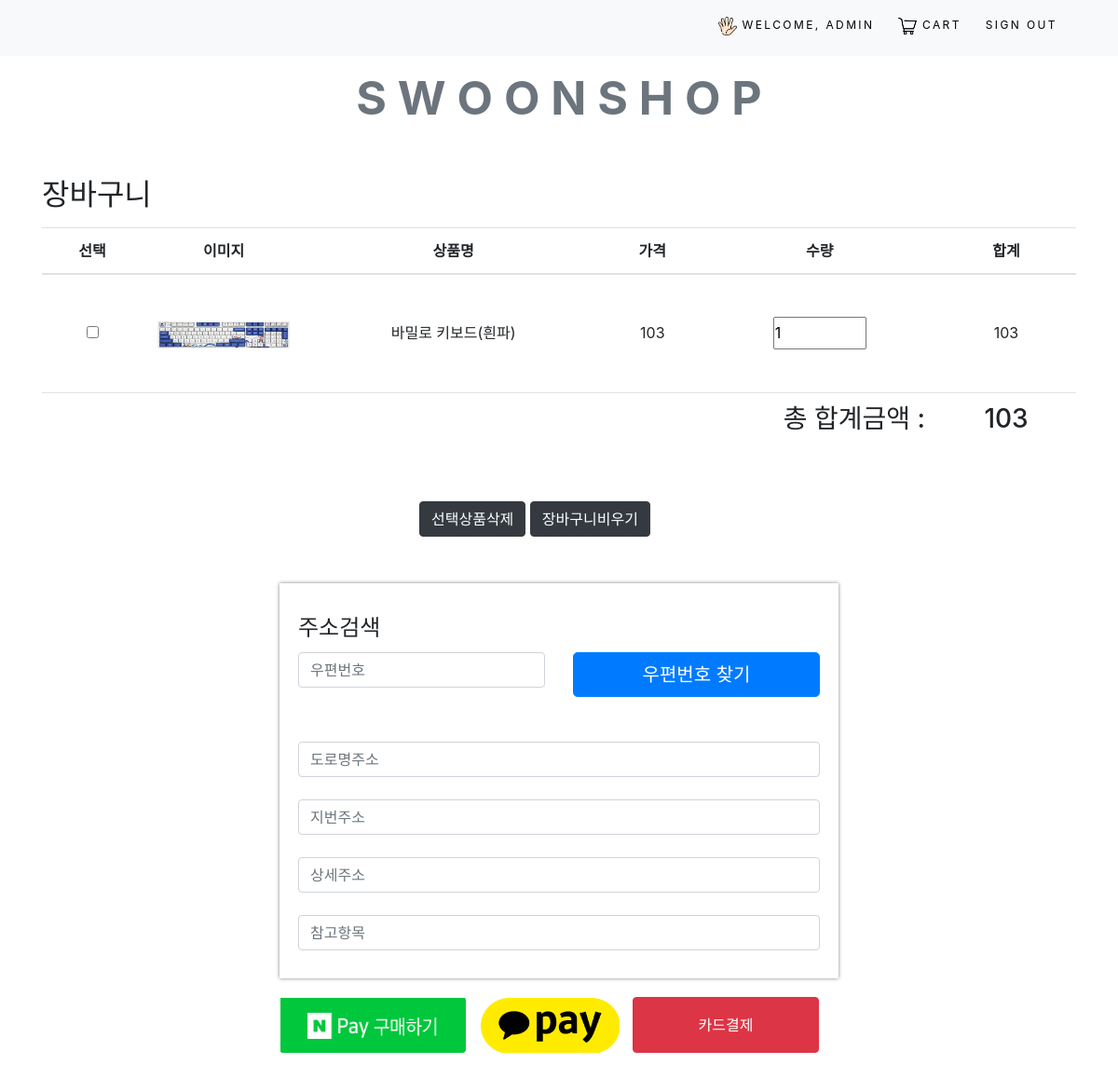
The page /cart/ (signed in) on the database as committed earlier.
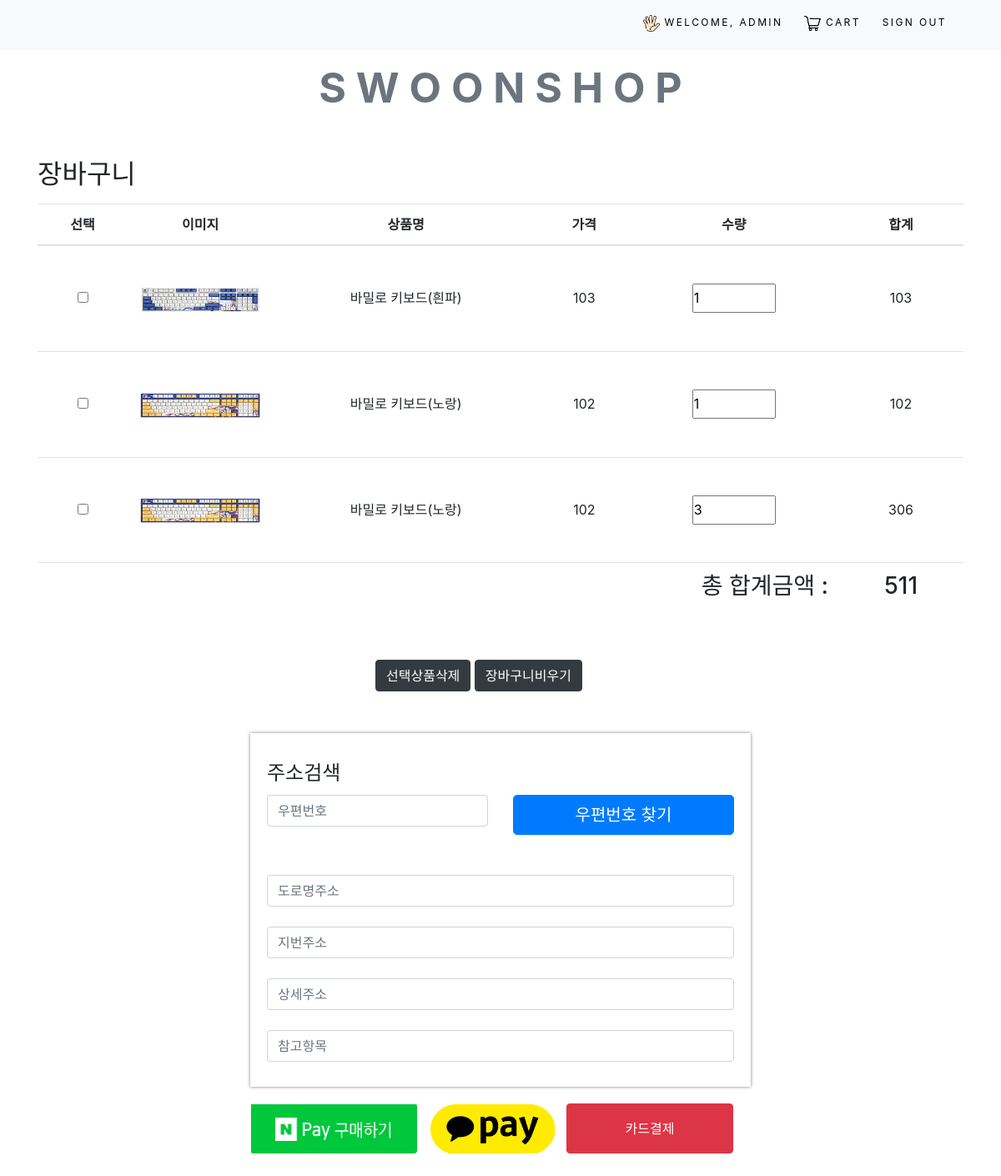
The same page on the database as committed later.
### cart/models.py (models this page shows, shortened)
class CartItem(models.Model):
    user = models.ForeignKey(User, null=True, on_delete=models.CASCADE)
    product = models.ForeignKey(Product, on_delete=models.CASCADE)
    quantity = models.IntegerField(default=1)
    created_at = models.DateTimeField(auto_now_add=True)
    class Meta:
        verbose_name = '장바구니'
        verbose_name_plural = f'{verbose_name} 목록'
    @property
    def sub_total(self):
        return self.product.price * self.quantity

### product/models.py (models this page shows, shortened)
class Product(models.Model):
    name = models.CharField(max_length=250, unique=True)
    slug = models.SlugField(max_length=250, unique=True, default='')
    description = models.TextField(blank=True)
    price = models.DecimalField(max_digits=10, decimal_places=0)
    image = models.ImageField(upload_to='product', blank=True)
    stock = models.IntegerField()
    available = models.BooleanField(default=True)
    created = models.DateTimeField(auto_now_add=True, null=True)
    updated = models.DateTimeField(auto_now=True)
    class Meta:
        ordering = ('name',)
        verbose_name = 'product'
        verbose_name_plural = 'products'

### cart/views.py (the view)
# urls.py: path('', views.cart, name='cart'),
def cart(request, total=0):
    model = CartItem.objects.filter(user_id=request.user.id)
    uid = request.user.id
    for item in model:
        total += (item.product.price * item.quantity)
    context = {
        'items': model,
        'total': total,
        'uid': uid,
    }
    return render(request, 'cart/cart_detail.html', context)

### templates/cart/cart_detail.html (shortened to what this page needs)
{% extends "base.html" %}
{% load static %}
{% block content %}
<div class="container">
    <h2>장바구니</h2>
    <table class="table table-hover">
        <thead>
        <tr>
            <th>선택</th>
            <th style="width: 150px;">이미지</th>
            <th>상품명</th>
            <th>가격</th>
            <th>수량</th>
            <th>합계</th>
        </tr>
        </thead>
        <tbody>
        {% for item in items %}
        <tr data-itemId="{{ item.id }}" data-userId="{{ item.user_id }}" data-amount="{{ item.sub_total }}">
            <td><input type="checkbox" name="chk" ></td>
            <td><img style="width:150px; height:100px;" src="{{ item.product.image.url }}"></td>
            <td class="name">{{ item.product.name }}</td>
            <td class="price">{{ item.product.price }}</td>
            <td><input type="number" class="quantity" min="1" max="{{ item.product.stock }}" value="{{ item.quantity }}" style="width: 100px; height: 35px; line-height: 35px;"></td>
            <td class="sub_amount" style="width: 150px;">{{ item.sub_total }}</td>
        </tr>
        {% endfor %}
        <tr>
            <td colspan="5"><h3 style="height: 30px; line-height:30px; text-align:right;">총 합계금액 : </h3></td>
            <td colspan="5"><h3 class="amount" style="height: 30px; line-height:30px; text-align:center;">{{ total }}</h3></td>
        </tr>
        </tbody>
    </table>
</div>
<div>
    <div style="width: 300px; margin: 0px auto 50px auto;">
        <button type="button" class="btn btn-dark" onClick="delRow()">선택상품삭제</button>
        <button type="button" class="btn btn-dark" onClick="delAllRow()">장바구니비우기</button>
    </div>
</div>
<div style="width:600px; padding: 30px 20px; margin:0 auto; box-shadow: 0 0 4px gray;">
<legend>주소검색</legend>
<div class="row">
    <div class="col-xs-6 col-md-6">
        <input type="text" id="sample4_postcode" class="form-control input-lg" placeholder="우편번호">
    </div>
    <div class="col-xs-6 col-md-6">
        <input type="button" onclick="sample4_execDaumPostcode()" class="btn btn-lg btn-primary btn-block signup-btn" value="우편번호 찾기"><br>
    </div>
</div>
<br>
<input type="text" id="sample4_roadAddress" class="form-control input-lg" placeholder="도로명주소">
<br>
<input type="text" id="sample4_jibunAddress" class="form-control input-lg" placeholder="지번주소">
<br>
<input type="text" id="sample4_detailAddress" class="form-control input-lg" placeholder="상세주소">
<br>
<input type="text" id="sample4_extraAddress" class="form-control input-lg" placeholder="참고항목">
</div>
<div>
    <div style="width: 600px; margin: 20px auto;">
        <button type="button" class="paybtn btn" onClick="location.href='{% url 'order:naverpay' %}'"
                style="width: 200px; height: 60px; box-shodow: 0 0 4px gray; background-image: url({% static 'image/naverpay.png' %}); background-size: 200px 60px; background-repeat: no-repeat; margin-right: 10px;"></button>
        <button type="button" class="paybtn btn" onClick="location.href='{% url 'order:kakaopay' uid=uid %}'"
                style="width: 150px; height: 60px; box-shodow: 0 0 4px gray; background-image: url({% static 'image/kakaopay.png' %}); background-size: 150px 60px; background-repeat: no-repeat; margin-right: 10px;"></button>
        <button type="button" class="paybtn btn btn-danger" onClick="location.href='{% url 'order:cardpay' %}'"
                style="width: 200px; height: 60px; box-shodow: 0 0 4px gray;">카드결제</button>
        <br><br><br><br><br><br><br><br><br><br><br><br><br>
    </div>
</div>
{% endblock %}

Rows that differ between the two databases and show on the page:
added CartItem: product.image (picture), product.name "바밀로 키보드(노랑)", product.price "102", quantity "1", sub_total "102"
added CartItem: product.image (picture), product.name "바밀로 키보드(노랑)", product.price "102", quantity "3", sub_total "306"
Other text that changed with them:
{{ total }}: "103" → "511"
